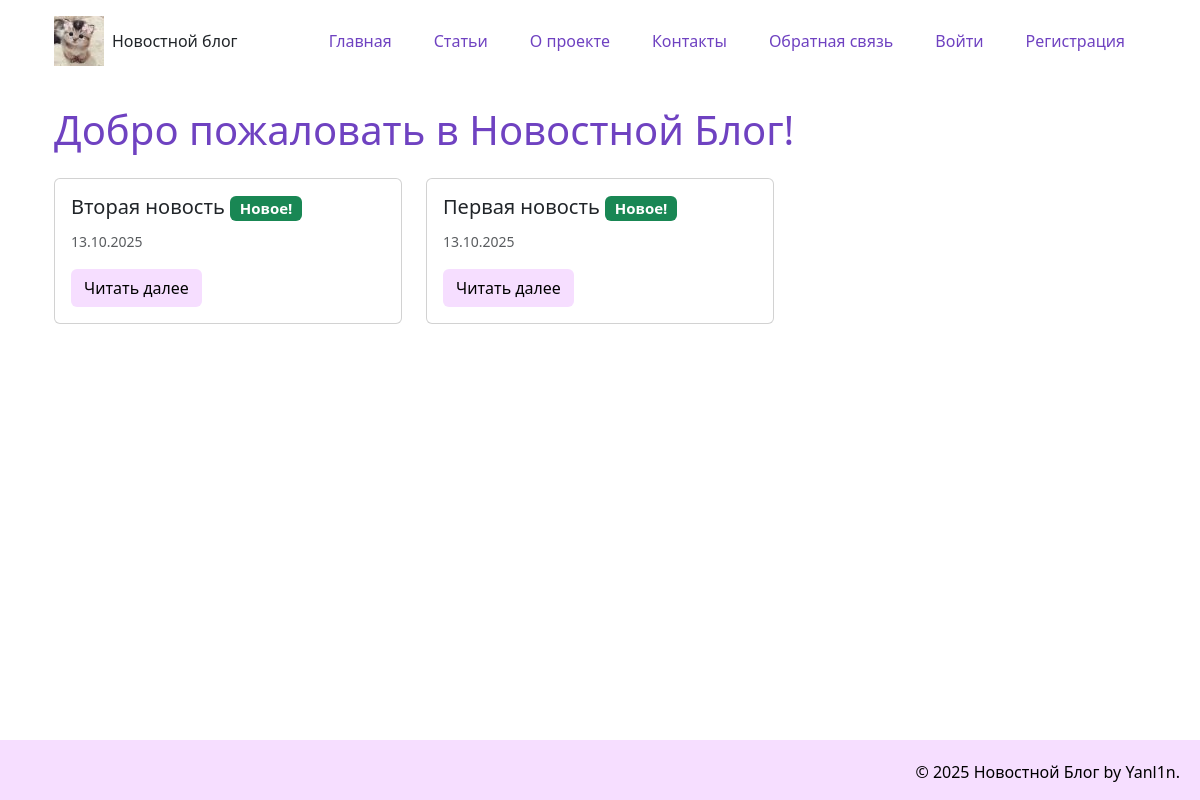
Before: / with the older database file.
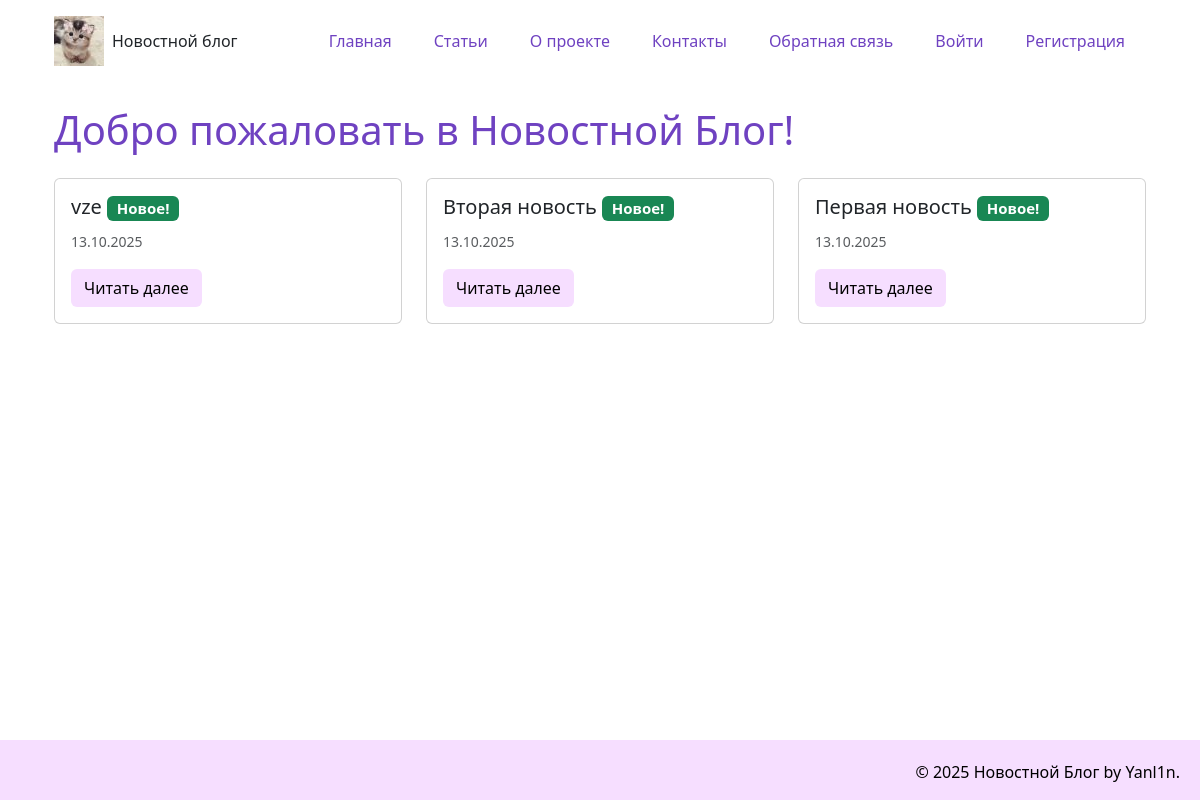
After: the same page with the newer database file.
### models.py (models this page shows)
class Article(data_base.Model):
    __tablename__= "article"
    id = data_base.Column(data_base.Integer, primary_key = True)
    title = data_base.Column(data_base.String(200), nullable=False)
    text = data_base.Column(data_base.Text, nullable=False)
    date = data_base.Column(data_base.DateTime, default=datetime.utcnow)
    user_id = data_base.Column(data_base.Integer, data_base.ForeignKey('user.id'), nullable=False)
    category = data_base.Column(data_base.String(50), default='general')
    comment = data_base.relation('Comment', backref='article', lazy='dynamic')

### app.py (the view)
@app.route("/index")
@app.route("/")
def index():
    articles = Article.query.order_by(Article.date.desc()).limit(6).all()
    return render_template('index.html', articles=articles, current_date=date.today())

### templates/index.html (shortened to what this page needs)
{% extends 'base.html' %}
{% block content%}
<h1>Добро пожаловать в Новостной Блог!</h1>
<div class="row mt-4">
    {% for article in articles %}
    <div class="col-md-6 col-lg-4 mb-4">
        <div class="card h-100">
            <div class="card-body">
                <h5 class="card-title">
                    {{ article.title }}
                    {% if article.date.date() == current_date %}
                    <span class="badge bg-success">Новое!</span>
                    {% endif %}
                </h5>
                <p class="card-text">
                    <small class="text-muted">{{ article.date.strftime('%d.%m.%Y') }}</small>
                </p>
                <a href="{{ url_for('news_article', id=article.id) }}" class="btn btn-custom">Читать далее</a>
            </div>
        </div>
    </div>
    {% endfor %}
</div>
{%  endblock %}

Changed rows visible on the page:
added Article: title "vze", shows "Новое!", date "13.10.2025"
